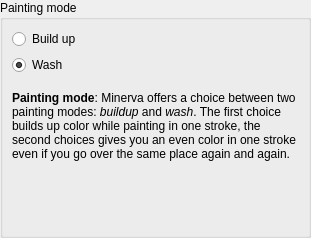
<?xml version="1.0" encoding="utf-8"?>
<ui version="4.0">
 <author>
    SPDX-FileCopyrightText: none
    SPDX-License-Identifier: GPL-3.0-or-later
  </author>
 <class>WdgIncremental</class>
 <widget class="QWidget" name="WdgIncremental">
  <property name="geometry">
   <rect>
    <x>0</x>
    <y>0</y>
    <width>311</width>
    <height>238</height>
   </rect>
  </property>
  <layout class="QVBoxLayout" name="verticalLayout">
   <property name="margin">
    <number>0</number>
   </property>
   <item>
    <widget class="QGroupBox" name="grpIncremental">
     <property name="title">
      <string>Painting mode</string>
     </property>
     <property name="checkable">
      <bool>false</bool>
     </property>
     <property name="checked">
      <bool>false</bool>
     </property>
     <layout class="QGridLayout" name="gridLayout_2">
      <item column="0" row="0">
       <widget class="QRadioButton" name="radioBuildup">
        <property name="text">
         <string>Build up</string>
        </property>
       </widget>
      </item>
      <item column="0" row="1">
       <widget class="QRadioButton" name="radioWash">
        <property name="text">
         <string>Wash</string>
        </property>
        <property name="checked">
         <bool>true</bool>
        </property>
       </widget>
      </item>
      <item column="0" row="3">
       <widget class="QLabel" name="label">
        <property name="toolTip">
         <string>&lt;html&gt;
&lt;p&gt;&lt;b&gt;Note:&lt;/b&gt; this is the same thing as the &quot;incremental&quot; option in the Minerva 1.6 freehand tool options.&lt;/p&gt;&lt;/html&gt;</string>
        </property>
        <property name="text">
         <string>&lt;html&gt;
&lt;p&gt;&lt;b&gt;Painting mode&lt;/b&gt;: Minerva offers a choice between two painting modes: &lt;i&gt;buildup&lt;/i&gt; and &lt;i&gt;wash&lt;/i&gt;. The first choice builds up color while painting in one stroke, the second choices gives you an even color in one stroke even if you go over the same place again and again.&lt;/p&gt;&lt;/html&gt;</string>
        </property>
        <property name="textFormat">
         <enum>Qt::RichText</enum>
        </property>
        <property name="wordWrap">
         <bool>true</bool>
        </property>
       </widget>
      </item>
      <item column="0" row="4">
       <spacer name="verticalSpacer">
        <property name="orientation">
         <enum>Qt::Vertical</enum>
        </property>
        <property name="sizeHint" stdset="0">
         <size>
          <width>20</width>
          <height>40</height>
         </size>
        </property>
       </spacer>
      </item>
      <item column="0" row="2">
       <spacer name="verticalSpacer_2">
        <property name="orientation">
         <enum>Qt::Vertical</enum>
        </property>
        <property name="sizeType">
         <enum>QSizePolicy::Fixed</enum>
        </property>
        <property name="sizeHint" stdset="0">
         <size>
          <width>20</width>
          <height>10</height>
         </size>
        </property>
       </spacer>
      </item>
     </layout>
    </widget>
   </item>
  </layout>
 </widget>
 <resources/>
 <connections/>
</ui>
